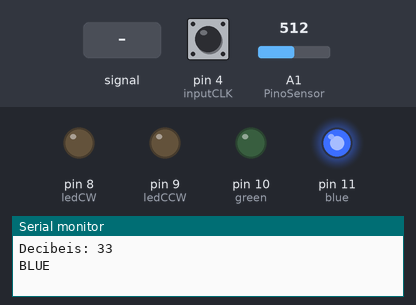
The sketch below on a simulated Arduino Uno, built with avr-gcc and run on an emulated ATmega328P. On the bench: output pins drawn as LEDs (lit = HIGH), the last lines printed to the serial monitor. The inputs (shaded band) are chosen by the test bench; at power-on: A1 (PinoSensor) = 512, pin 4 (inputCLK) HIGH.

Above: at 1.2 s.
1.3 s: A1 (PinoSensor) fed a 200 Hz sine of ±255 counts around its level
At 2.4 s:
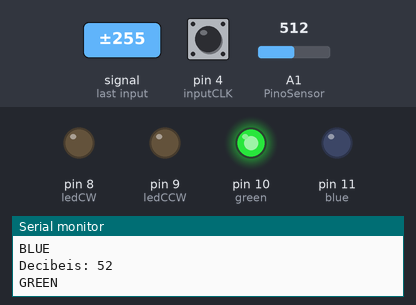
4.3 s: A1 (PinoSensor) set to 716
At 5.9 s:
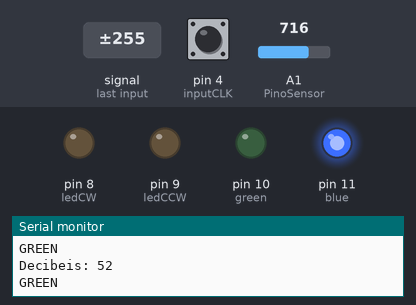
8.0 s: A1 (PinoSensor) set to 764
At 9.2 s:
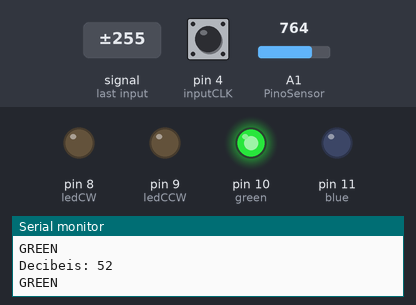
9.5 s: A1 (PinoSensor) set to 511
At 11.1 s:
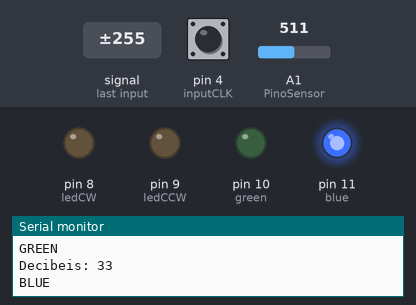
Timing chart, 0 to 12.6 s (numbered marks = the images above; inputs shaded):
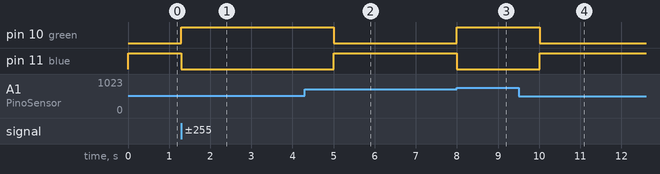

Measured:
- the behaviour switches between 745 and 746 on A1 (PinoSensor) (found by bisection; images 2 and 3)
- after the input at 1.3 s, pin 10 (green): LOW → HIGH at once; pin 11 (blue): HIGH → LOW at once
- after the input at 4.3 s, pin 10 (green): HIGH → LOW after 0.71 s; pin 11 (blue): LOW → HIGH after 0.71 s
- after the input at 8.0 s, pin 10 (green): LOW → HIGH at once; pin 11 (blue): HIGH → LOW at once
- after the input at 9.5 s, pin 10 (green): HIGH → LOW after 0.51 s; pin 11 (blue): LOW → HIGH after 0.51 s

The sketch:

decibelietro_com_LCD_normal.ino
```cpp
#define inputCLK 4
#define inputDT 5

#define ledCW 8
#define ledCCW 9
int counter=0, currentStateCLK, previousStateCLK;
String encdir="";

#include<math.h>
#define PinoSensor A1 //pino analógico
#define red 9 // pino conectado ao LED vermelho
#define green 10 // pino conectado ao LED verde
#define blue 11 // pino conectado ao LED azul

int ValorSensor = 0;
int valorMaior = 0;
float tensao = 0;
int dB = 0;

int fim=0, inicio=0, intervalo=1000, estado=1, acende=0;
void setup(){
  pinMode(inputCLK, INPUT);
  pinMode(inputDT, INPUT);

  pinMode(ledCW, OUTPUT);
  pinMode(ledCCW, OUTPUT);
  previousStateCLK=digitalRead(inputCLK);
  analogWrite(blue, 255);

  Serial.begin(9600);
  pinMode(red, OUTPUT); // define o pino 9 como saída
  pinMode(green, OUTPUT); // define o pino 10 como saída
  pinMode(blue, OUTPUT); // define o pino 11 como saída
}

void loop(){
  switch(estado){
    //ESTADO 1
    case 1:
    while(dB<=50){
      //LEITURA DE SOM NA PORTA ANALÓGICA
      ValorSensor = analogRead(PinoSensor);
      if(ValorSensor > valorMaior){
        valorMaior = ValorSensor;//essas duas linhas seguintes não exisiam
      }
      tensao = (valorMaior/1024.0)*4.53;
      dB = 17.1*tensao - 5.4;//87.1 75.4
      //ENCODER
      //read the current state of inputCLK
      currentStateCLK=digitalRead(inputCLK);
      //if the previous and the current state of the inputCLK are different then a pulse has occurred
      if(currentStateCLK!=previousStateCLK){
        //if the inputDT state is different than the iputCLK state then
        //the encoder is rotating counterclockwise
        if(digitalRead(inputDT) != currentStateCLK){
          intervalo-=250;
          Serial.println("CCW");
        }
        else{
           //encoder is rotating clockwise
          intervalo+=250;
          Serial.println("CW");
        }
      }
      previousStateCLK=currentStateCLK;
      //INTERVALO
      fim=millis();
      if((fim-inicio)>intervalo){
        Serial.print("Decibeis: ");
        Serial.println(dB);
        inicio=millis();
        Serial.println("BLUE");
        valorMaior=0;
      }
      if(dB>50 && dB<=100){
        analogWrite(blue, 0);
        analogWrite(green, 255);
        estado=2;
      }
      else if(dB>100){
        analogWrite(blue, 0);
        analogWrite(red, 255);
        estado=3;
        break;
      }
    }
    break;
    //ESTADO 2
    case 2:
    while(dB>50 && dB<=100){
      //LEITURA DE SOM NA PORTA ANALÓGICA
      ValorSensor = analogRead(PinoSensor);
      if(ValorSensor > valorMaior){
        valorMaior = ValorSensor;//essas duas linhas seguintes não exisiam
      }
      tensao = (valorMaior/1024.0)*4.53;
      dB = 17.1*tensao - 5.4;//87.1 75.4
      //ENCODER
      //read the current state of inputCLK
      currentStateCLK=digitalRead(inputCLK);
      //if the previous and the current state of the inputCLK are different then a pulse has occurred
      if(currentStateCLK!=previousStateCLK){
        //if the inputDT state is different than the iputCLK state then
        //the encoder is rotating counterclockwise
        if(digitalRead(inputDT) != currentStateCLK){
          intervalo-=250;
          Serial.println("CCW");
        }
        else{
           //encoder is rotating clockwise
          intervalo+=250;
          Serial.println("CW");
        }
      }
      previousStateCLK=currentStateCLK;
      //INTERVALO
      fim=millis();
      if((fim-inicio)>intervalo){
        Serial.print("Decibeis: ");
        Serial.println(dB);
        inicio=millis();
        Serial.println("GREEN");
        valorMaior=0;
      }
      if(dB<=50){
        analogWrite(green, 0);
        analogWrite(blue, 255);
        estado=1;
      }
      else if(dB>100){
        analogWrite(green, 0);
        analogWrite(red, 255);
        estado=3;
      }
    }
    break;
    //ESTADO 3
    case 3:
    while(dB>100){
      //LEITURA DE SOM NA PORTA ANALÓGICA
      ValorSensor = analogRead(PinoSensor);
      if(ValorSensor > valorMaior){
        valorMaior = ValorSensor;//essas duas linhas seguintes não exisiam
      }
      tensao = (valorMaior/1024.0)*4.53;
      dB = 17.1*tensao - 5.4;//87.1 75.4
      //ENCODER
      //read the current state of inputCLK
      currentStateCLK=digitalRead(inputCLK);
      //if the previous and the current state of the inputCLK are different then a pulse has occurred
      if(currentStateCLK!=previousStateCLK){
        //if the inputDT state is different than the iputCLK state then
        //the encoder is rotating counterclockwise
        if(digitalRead(inputDT) != currentStateCLK){
          intervalo-=250;
          Serial.println("CCW");
        }
        else{
           //encoder is rotating clockwise
          intervalo+=250;
          Serial.println("CW");
        }
      }
      previousStateCLK=currentStateCLK;
      //INTERVALO
      fim=millis();
      if((fim-inicio)>intervalo){
        Serial.print("Decibeis: ");
        Serial.println(dB);
        inicio=millis();
        Serial.println("RED");
        valorMaior=0;
      }
      if(dB>50 && dB<=100){
        analogWrite(red, 0);
        analogWrite(green, 255);
        estado=2;
      }
      else if(dB<=50){
        analogWrite(red, 0);
        analogWrite(blue, 255);
        estado=1;
      }
    }
    break;
  }
}
```
